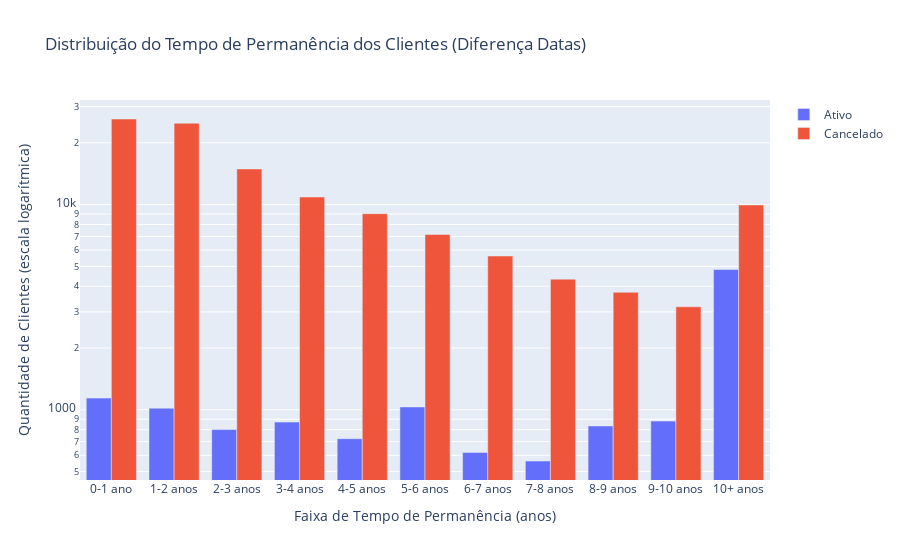

Notebook source saved alongside this figure:
### Markdown cell above
## Tempo de Permanencia - Filtrado - meses_contratos_anos

### Code cell
import plotly.graph_objects as go
import pandas as pd

# Converter para Pandas para visualização
df_permanencia = sdf_final_filtro.select("meses_contrato_anos", "data_final").toPandas()

# Garantir que há valores para definir o bin máximo
max_anos = df_permanencia["meses_contrato_anos"].max()
bins = [0, 1, 2, 3, 4, 5, 6, 7, 8, 9, 10, max_anos + 1]  # Adiciona um espaço extra para o último bin
labels = [
    "0-1 ano",
    "1-2 anos",
    "2-3 anos",
    "3-4 anos",
    "4-5 anos",
    "5-6 anos",
    "6-7 anos",
    "7-8 anos",
    "8-9 anos",
    "9-10 anos",
    "10+ anos"
]

# Criar coluna categórica com os intervalos corrigidos
df_permanencia["faixa_permanencia"] = pd.cut(df_permanencia["meses_contrato_anos"], bins=bins, labels=labels, right=False)

# Classificar contratos como Ativo (nulo) ou Cancelado (não nulo)
df_permanencia["status_contrato"] = df_permanencia["data_final"].apply(lambda x: "Ativo" if pd.isna(x) else "Cancelado")

# Contar a quantidade de contratos ativos e cancelados por faixa de permanência
df_faixas_status = df_permanencia.groupby(["faixa_permanencia", "status_contrato"]).size().unstack(fill_value=0)

# Criar gráfico de barras agrupadas (um do lado do outro)
fig = go.Figure()

# Adicionar barras para Ativo e Cancelado
for status in ["Ativo", "Cancelado"]:
    fig.add_trace(go.Bar(
        x=df_faixas_status.index.astype(str),
        y=df_faixas_status[status],
        name=status
    ))

# Configurar layout do gráfico
fig.update_layout(
    title="Distribuição do Tempo de Permanência dos Clientes (Diferença Datas)",
    xaxis_title="Faixa de Tempo de Permanência (anos)",
    yaxis_title="Quantidade de Clientes (escala logarítmica)",
    barmode="group",  # Barras lado a lado
    yaxis=dict(type="log")  # Aplicar escala logarítmica
)

# Exibir gráfico
fig.show()


# Calcular a porcentagem de cada status dentro de cada faixa de permanência
df_faixas_status_percent = df_faixas_status.div(df_faixas_status.sum(axis=1), axis=0) * 100

df_faixas_status_percent = df_faixas_status_percent.round(2).astype(str) + '%'
# Exibir a tabela de faixas de permanência com status
display(df_faixas_status)
display(df_faixas_status_percent)

### Figure 1 — Plotly figure (JSON) as saved in the notebook; plotly's stock layout.template omitted (floating-point values rounded to 4 significant figures)
{"data": [{"name": "Ativo", "type": "bar", "x": ["0-1 ano", "1-2 anos", "2-3 anos", "3-4 anos", "4-5 anos", "5-6 anos", "6-7 anos", "7-8 anos", "8-9 anos", "9-10 anos", "10+ anos"], "y": [1140, 1018, 801, 871, 723, 1033, 620, 563, 834, 881, 4825]}, {"name": "Cancelado", "type": "bar", "x": ["0-1 ano", "1-2 anos", "2-3 anos", "3-4 anos", "4-5 anos", "5-6 anos", "6-7 anos", "7-8 anos", "8-9 anos", "9-10 anos", "10+ anos"], "y": [26122, 24917, 14915, 10885, 9027, 7150, 5615, 4332, 3737, 3177, 9963]}], "layout": {"barmode": "group", "title": {"text": "Distribuição do Tempo de Permanência dos Clientes (Diferença Datas)"}, "xaxis": {"title": {"text": "Faixa de Tempo de Permanência (anos)"}}, "yaxis": {"title": {"text": "Quantidade de Clientes (escala logarítmica)"}, "type": "log"}}}
